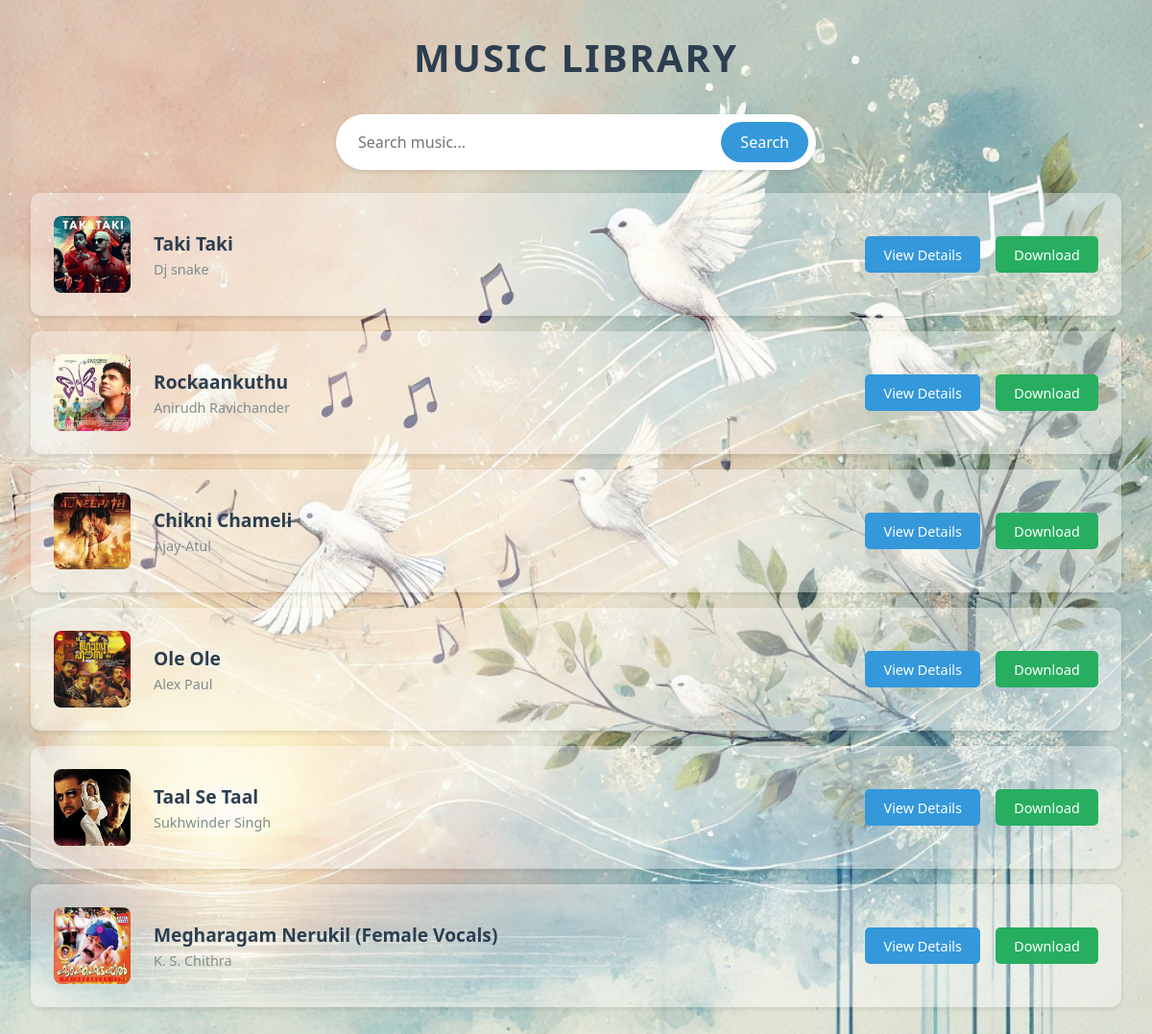
The app's page /music/ with its own data.
### app/models.py (models this page shows, shortened)
class Music(models.Model):
    title = models.CharField(max_length=255)
    artist = models.CharField(max_length=255)
    genre = models.CharField(max_length=100)
    file = models.FileField(upload_to='music/')
    cover_image = models.ImageField(upload_to='covers/', blank=True, null=True)
    popularity = models.IntegerField(default=0)
    is_trending = models.BooleanField(default=False)
    upload_date = models.DateTimeField(auto_now_add=True)

### app/views.py (the view)
# urls.py: path('music/', views.music_list, name='music_list'),
def music_list(request):
    query = request.GET.get('q', '')  # Get the search term from the request
    if query:
        music_files = Music.objects.filter(title__icontains=query)  # Case-insensitive search
    else:
        music_files = Music.objects.all()  # Show all music if no search query
    return render(request, 'music_list.html', {'music_files': music_files, 'query':query})

### templates/music_list.html (shortened to what this page needs)
<!DOCTYPE html>
<html lang="en">
<head>
    {% load static %}
</head>
<body>
    <div class="container">
        <h2>Music Library</h2>
        <div class="search-container">
            <form method="GET" action="{% url 'music_list' %}" class="search-form">
                <input type="text" name="q" class="search-input" placeholder="Search music..." value="{{ query }}">
                <button type="submit" class="search-btn">Search</button>
            </form>
        </div>
        <ul class="music-list">
            {% for music in music_files %}
                <li class="music-item">
                    <img src="{{ music.cover_image.url }}" alt="Cover" class="cover-image">
                    <div class="music-info">
                        <div class="music-title">{{ music.title }}</div>
                        <div class="artist-name">{{ music.artist }}</div>
                    </div>
                    <div class="actions">
                        <a href="{% url 'music_detail' music.id %}" class="btn btn-view">View Details</a>
                        <a href="{{ music.file.url }}" download class="btn btn-download">Download</a>
                    </div>
                </li>
            {% endfor %}
        </ul>
    </div>
</body>
</html>

### records on screen
Music: cover_image (picture), title "Taki Taki", artist "Dj snake"
Music: cover_image (picture), title "Rockaankuthu", artist "Anirudh Ravichander"
Music: cover_image (picture), title "Chikni Chameli", artist "Ajay-Atul"
Music: cover_image (picture), title "Ole Ole", artist "Alex Paul"
Music: cover_image (picture), title "Taal Se Taal", artist "Sukhwinder Singh"
Music: cover_image (picture), title "Megharagam Nerukil (Female Vocals)", artist "K. S. Chithra"
